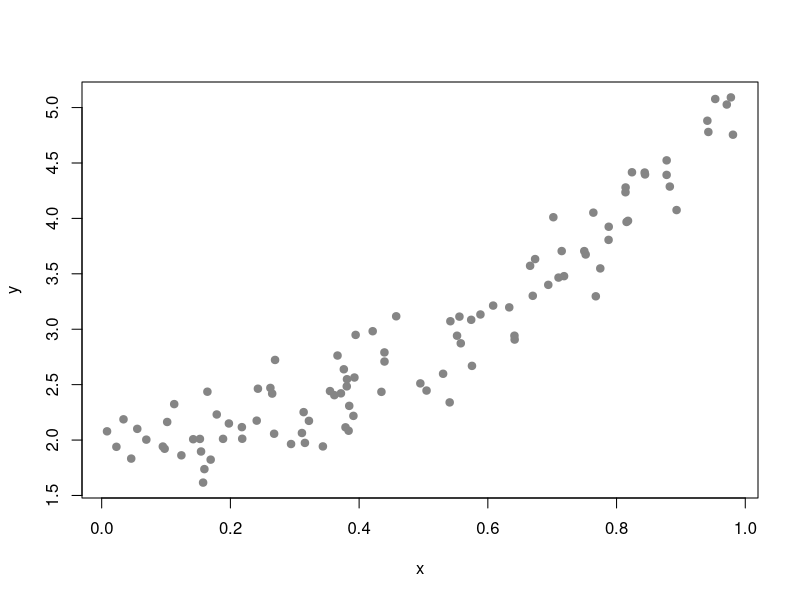
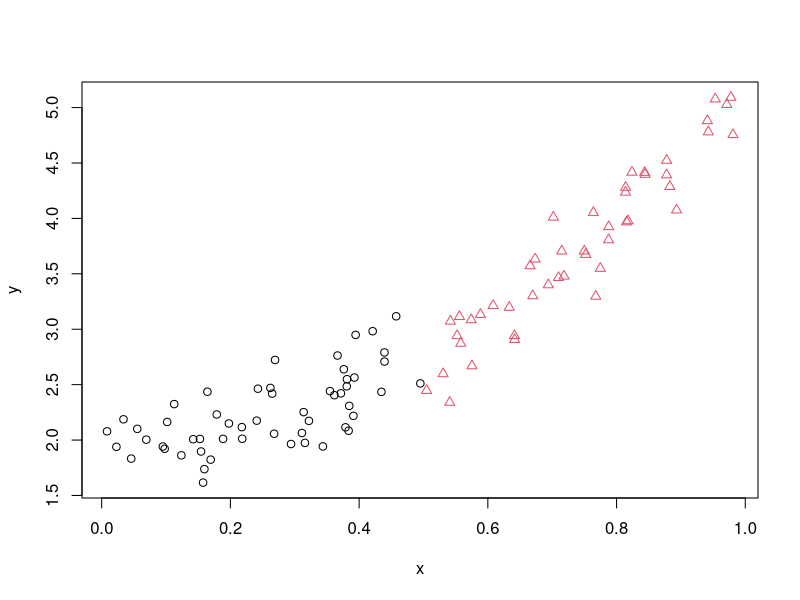
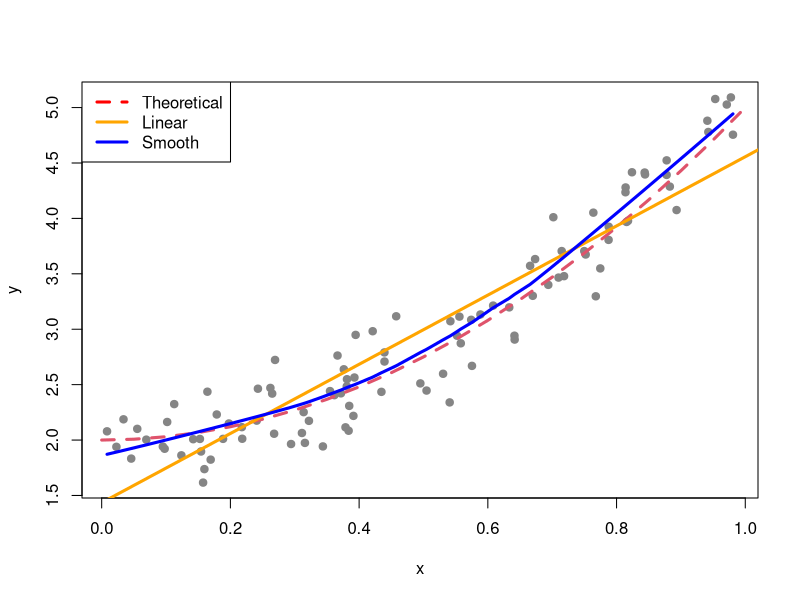
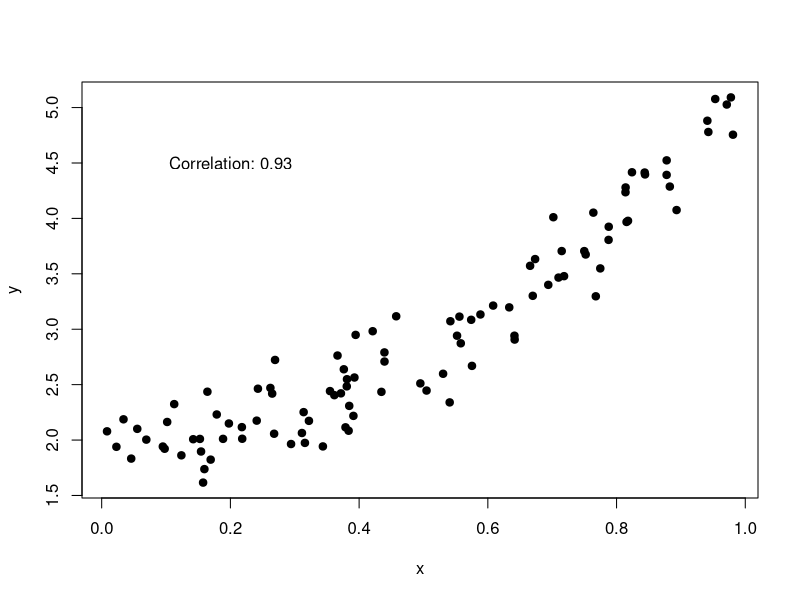

These figures' R source, in order:
# Scatter Plot in R

# Considere o modelo 'Y = 2 + 3X^2 + ε', sendo 'Y' a variável dependente,
# 'X' a variável independente e 'ε' um termo de erro,
# tal que 'X∼U(0, 1)' e 'ε∼N(0, 0.25)'.

set.seed(12)

n <- 100
x <- runif(n)
eps <- rnorm(n, 0, 0.25)

y <- 2 + 3 * x^2 + eps

# Para plotar as observações, você pode digitar:
plot(x, y, pch = 19, col = "gray52")

# Além disso, você pode usar a função de 'identificação' para "rotular manualmente alguns pontos de dados do gráfico", por exemplo, alguns valores discrepantes. No argumento de 'rótulos' você pode especificar os rótulos que deseja para cada ponto. # nolint

# Gráfico de dispersão em R com cores diferentes #

# Se você tem uma variável que categoriza os pontos de dados em
# alguns grupos, você pode defini-la como parâmetro do argumento
# 'col' para plotar os pontos de dados 'com cores diferentes',
# dependendo do seu grupo, ou até mesmo definir símbolos
# diferentes por grupo. # nolint

group <- as.factor(ifelse(x < 0.5, "Group 1", "Group 2"))

plot(x, y, pch = as.numeric(group), col = group)

# Gráfico de dispersão com linha de regressão #

# Como dissemos na introdução, o principal uso dos gráficos de dispersão em R é "verificar a relação entre as variáveis". Para isso, "você pode adicionar linhas de regressão" (ou adicionar curvas no caso de estimativas não lineares) com a função de 'linhas', que permite personalizar a largura da linha com o argumento 'lwd' ou o tipo de linha com o argumento 'lty', entre outros argumentos. # nolint

plot(x, y, pch = 19, col = "gray52")

# Modelo subjacente
lines(seq(0, 1, 0.05), 2 + 3 * seq(0, 1, 0.05)^2, col = "2", lwd = 3, lty = 2)

# Ajuste linear
abline(lm(y ~ x), col = "orange", lwd = 3)

# Ajuste suave
lines(lowess(x, y), col = "blue", lwd = 3)

# Legenda
legend("topleft",
  legend = c("Theoretical", "Linear", "Smooth"),
  lwd = 3, lty = c(2, 1, 1), col = c("red", "orange", "blue")
)

# Além disso, você pode adicionar a "correlação de Pearson"
# entre as variáveis que você pode calcular com a função
# 'cor'. # Então, você pode colocar a saída em algumas
# coordenadas do gráfico com a função 'text'. # nolint

jpeg("resultado04.jpeg")

# Calcule correlação
correlacao <- cor(x, y)

# Crie o gráfico e adicione o valor calculado
plot(x, y, pch = 19)

text(paste("Correlation:", round(correlacao, 2)), x = 0.2, y = 4.5)

dev.off()
